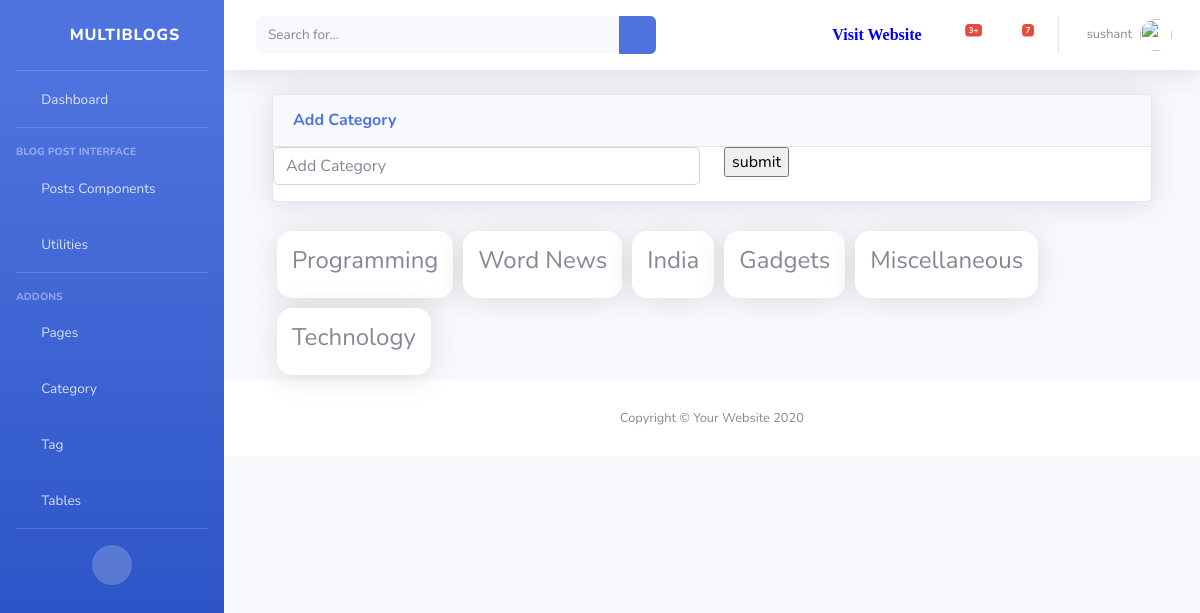
Before: /dashboard/category/ (signed in) with the older database file.
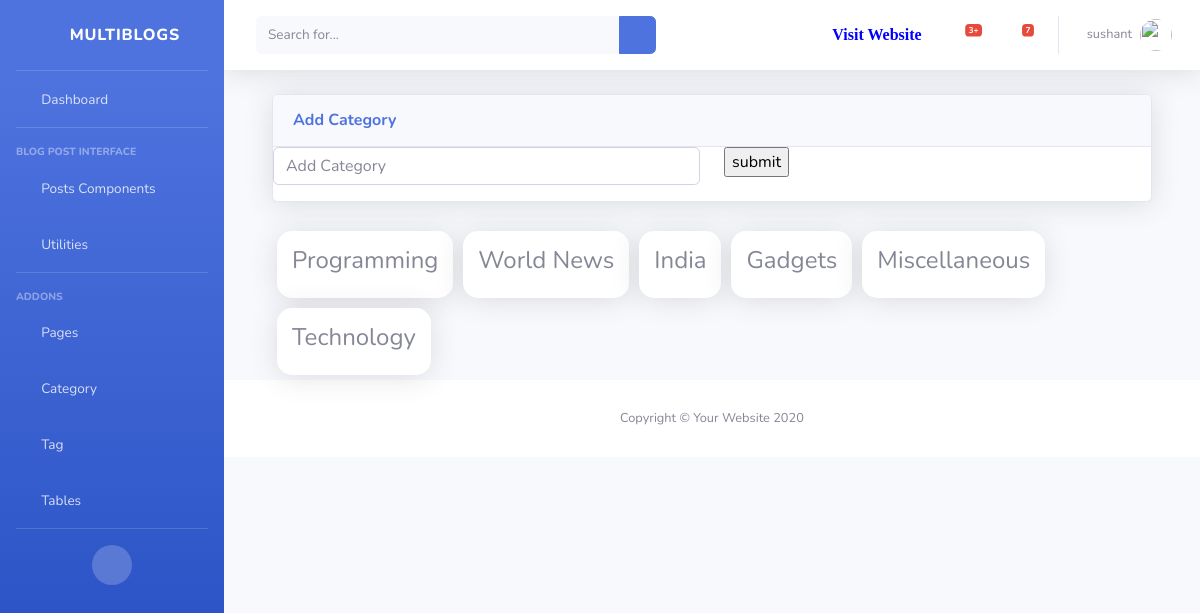
After: the same page with the newer database file.
### blogapp/models.py (models this page shows)
class Catagory(models.Model):
    name = models.CharField(max_length=200, null=True)
    slug = models.SlugField(null=True)
    image = models.CharField(max_length=300, null=True, blank=True )
    description = models.CharField(max_length=500, null=True,blank=True, verbose_name='Description')
    class Meta:
        verbose_name_plural = 'Catagory'
    def __str__(self):
        return str(self.name)

### dashboard/views.py (the view)
# urls.py: path('category/', views.CatagoryFunction.as_view(), name='category'),
class CatagoryFunction(View):
    @method_decorator(login_required(login_url='login'))
    def dispatch(self,request,*args,**kwargs):
        return super().dispatch(request,*args,**kwargs)
    def get(self, request,*args,**kwargs):
        catagory_obj = Catagory.objects.all().order_by('-id')
        context ={
            'catagory':catagory_obj
        }
        return render(request,'dashboard/catagory/catagory.html', context)

### blogapp/context_processors.py (called while the page is built)
def globalVariable(request):
    category = Catagory.objects.all()
    category_count = category.count()
    context = {
        'category':category,
        'cat_count':category_count
        }
    return context

### templates/dashboard/catagory/catagory.html (shortened to what this page needs)
{% extends 'dashboard/base/base.html' %}
{% block body %}
<div class="container-fluid">
    <div class="card shadow mb-4">
        <div class="card-header py-3">
            <h6 class="m-0 font-weight-bold text-primary">Add Category</h6>
        </div>
    <form action="{% url 'add_category' %}" method="POST">
        <div class="row">
            <div class="col">
                <div class="form-group">
                <input type="text" class="form-control" placeholder="Add Category" name="catagory">
                </div>
            </div>
            <div class="col">
                <input type="submit" value="submit">
            </div>
        </div>
    </form>
</div>
    <div class="category_wrap">
        {% for cat in catagory %}
        <div class="category">
            <h4>{{cat}}</h4>
        </div>
        {% endfor %}
    </div>
</div>
{% endblock %}

Changed rows visible on the page:
changed Catagory: name "Word News" → "World News"
